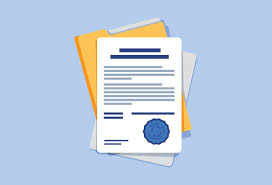
#> input picture images (2).jpeg, 272 x 185 px, given in place of the camera
$ python main.py
#> lines starting #> are read from the running program, lines starting #| are printed output that depends on the picture; after the words box and inside, x2 and y2 are one past the last pixel; in counts of white or black regions, pixels touching at a corner belong together
### utlis.py
import cv2
import numpy as np


## TO STACK ALL THE IMAGES IN ONE WINDOW
def stackImages(imgArray, scale, lables=[]):
    rows = len(imgArray)
    cols = len(imgArray[0])
    rowsAvailable = isinstance(imgArray[0], list)
    width = imgArray[0][0].shape[1]
    height = imgArray[0][0].shape[0]
    if rowsAvailable:
        for x in range(0, rows):
            for y in range(0, cols):
                imgArray[x][y] = cv2.resize(imgArray[x][y], (0, 0), None, scale, scale)
                if len(imgArray[x][y].shape) == 2: imgArray[x][y] = cv2.cvtColor(imgArray[x][y], cv2.COLOR_GRAY2BGR)
        imageBlank = np.zeros((height, width, 3), np.uint8)
        hor = [imageBlank] * rows
        hor_con = [imageBlank] * rows
        for x in range(0, rows):
            hor[x] = np.hstack(imgArray[x])
            hor_con[x] = np.concatenate(imgArray[x])
        ver = np.vstack(hor)
        ver_con = np.concatenate(hor)
    else:
        for x in range(0, rows):
            imgArray[x] = cv2.resize(imgArray[x], (0, 0), None, scale, scale)
            if len(imgArray[x].shape) == 2: imgArray[x] = cv2.cvtColor(imgArray[x], cv2.COLOR_GRAY2BGR)
        hor = np.hstack(imgArray)
        hor_con = np.concatenate(imgArray)
        ver = hor
    if len(lables) != 0:
        eachImgWidth = int(ver.shape[1] / cols)
        eachImgHeight = int(ver.shape[0] / rows)
        print(eachImgHeight)
        for d in range(0, rows):
            for c in range(0, cols):
                cv2.rectangle(ver, (c * eachImgWidth, eachImgHeight * d),
                              (c * eachImgWidth + len(lables[d]) * 13 + 27, 30 + eachImgHeight * d), (255, 255, 255),
                              cv2.FILLED)
                cv2.putText(ver, lables[d], (eachImgWidth * c + 10, eachImgHeight * d + 20), cv2.FONT_HERSHEY_COMPLEX,
                            0.7, (255, 0, 255), 2)
    return ver


# [12 lines left out: function reorder, not called in this run]


def biggestContour(contours):
    biggest = np.array([])
    max_area = 0
    for i in contours:
        area = cv2.contourArea(i)
        if area > 5000:
            peri = cv2.arcLength(i, True)
            approx = cv2.approxPolyDP(i, 0.02 * peri, True)
            if area > max_area and len(approx) == 4:
                biggest = approx
                max_area = area
    return biggest, max_area


# [7 lines left out: function drawRectangle, not called in this run]


def nothing(x):
    pass


def initializeTrackbars(intialTracbarVals=0):
    cv2.namedWindow("Trackbars")
    cv2.resizeWindow("Trackbars", 360, 240)
    cv2.createTrackbar("Threshold1", "Trackbars", 200, 255, nothing)
    cv2.createTrackbar("Threshold2", "Trackbars", 200, 255, nothing)


def valTrackbars():
    Threshold1 = cv2.getTrackbarPos("Threshold1", "Trackbars")
    Threshold2 = cv2.getTrackbarPos("Threshold2", "Trackbars")
    src = Threshold1, Threshold2
    return src

### main.py
import cv2
import numpy as np
import utlis

########################################################################
webCamFeed = True
pathImage = "page1.jpg"
cap = cv2.VideoCapture(0)
cap.set(10, 160)
heightImg = 640
widthImg = 480
########################################################################

utlis.initializeTrackbars()
count = 0

while True:

    if webCamFeed:
        success, img = cap.read()
#> img is the input picture: shape (185, 272, 3); mean B, G, R 227.5, 205.8, 189.7
    else:
        img = cv2.imread(pathImage)
    img = cv2.resize(img, (widthImg, heightImg))  # RESIZE IMAGE
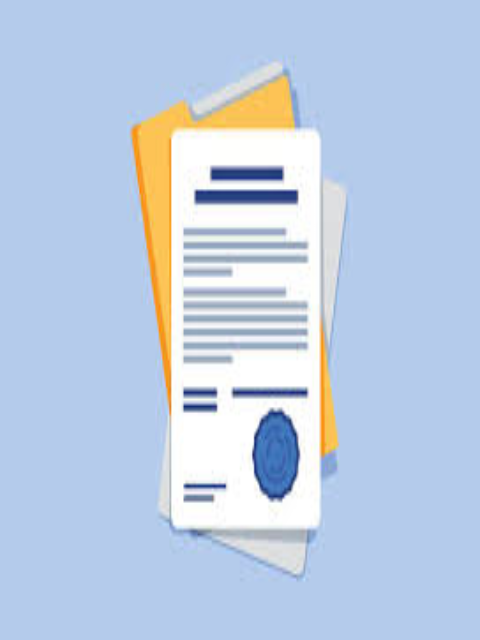
#> img: shape (640, 480, 3); mean B, G, R 227.5, 205.8, 189.7
    imgBlank = np.zeros((heightImg, widthImg, 3), np.uint8)  # CREATE A BLANK IMAGE FOR TESTING DEBUGING IF REQUIRED
    imgGray = cv2.cvtColor(img, cv2.COLOR_BGR2GRAY)  # CONVERT IMAGE TO GRAY SCALE
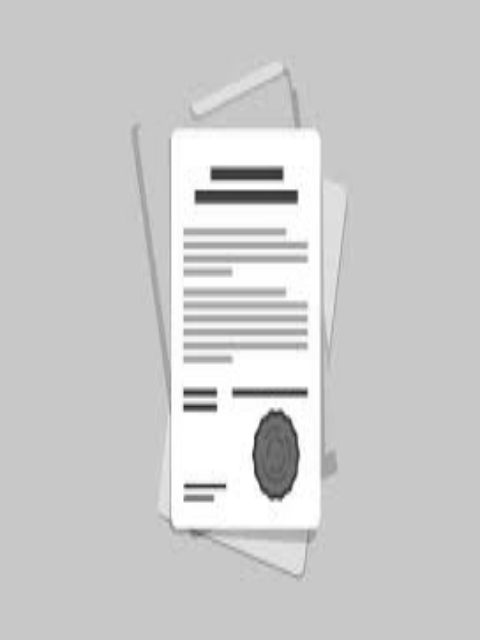
#> imgGray: shape (640, 480); min 38, max 255, mean 203.6
    imgBlur = cv2.GaussianBlur(imgGray, (5, 5), 1)  # ADD GAUSSIAN BLUR
    thres = utlis.valTrackbars()  # GET TRACK BAR VALUES FOR THRESHOLDS
    imgThreshold = cv2.Canny(imgBlur, thres[0], thres[1])  # APPLY CANNY BLUR
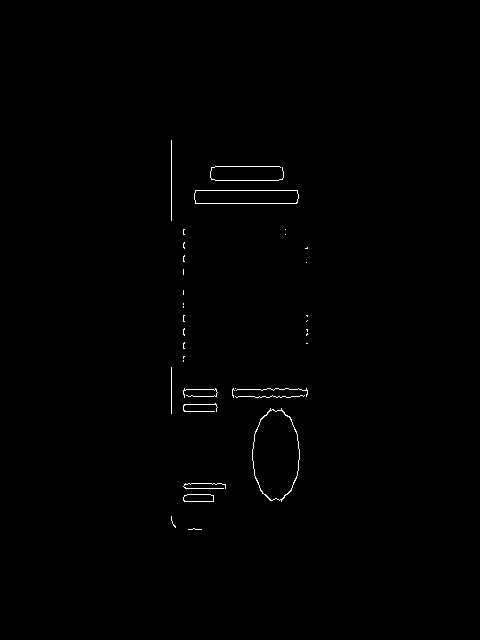
#> imgThreshold: shape (640, 480); 0.45% white in thin lines or dots, all inside (x1, y1, x2, y2) = (171, 140, 308, 530)
    kernel = np.ones((5, 5))
    imgDial = cv2.dilate(imgThreshold, kernel, iterations=2)  # APPLY DILATION
#> imgDial: shape (640, 480); 4.5% white; 16 white regions, largest, box (x1, y1, x2, y2) and area: (248, 404, 304, 506) 2500, (190, 186, 303, 208) 2098, (206, 162, 288, 185) 1556
    imgThreshold = cv2.erode(imgDial, kernel, iterations=1)  # APPLY EROSION
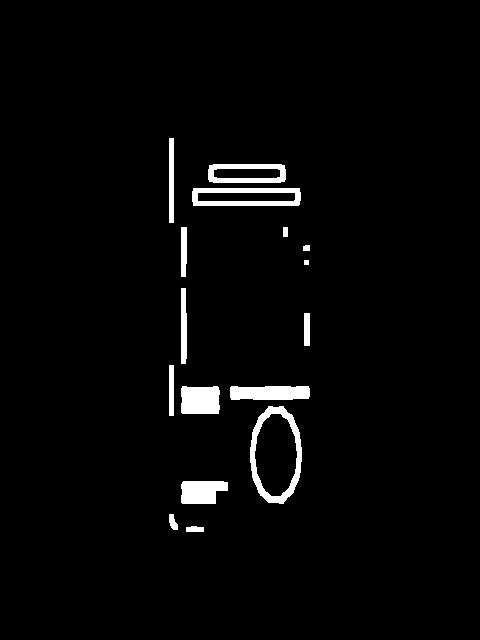
#> imgThreshold: shape (640, 480); 2.7% white; 16 white regions

    ## FIND ALL COUNTOURS
    imgContours = img.copy()  # COPY IMAGE FOR DISPLAY PURPOSES
    imgBigContour = img.copy()  # COPY IMAGE FOR DISPLAY PURPOSES
    contours, hierarchy = cv2.findContours(imgThreshold, cv2.RETR_EXTERNAL,
                                           cv2.CHAIN_APPROX_SIMPLE)  # FIND ALL CONTOURS
#> contours = 16 contours, 1 with area under 20; largest, box (x1, y1, x2, y2) and area: (250, 406, 302, 504) 3925, (192, 188, 301, 206) 1822, (208, 164, 286, 183) 1359, (181, 386, 220, 414) 974, (230, 386, 310, 400) 960
    cv2.drawContours(imgContours, contours, -1, (0, 255, 0), 10)  # DRAW ALL DETECTED CONTOURS
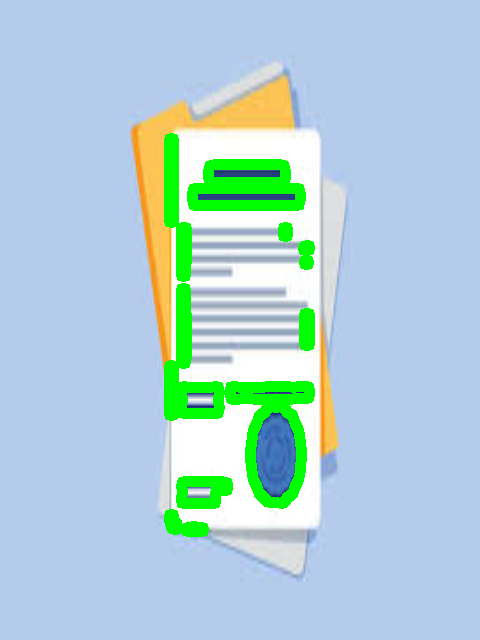
#> imgContours: shape (640, 480, 3); 5.88% of pixels changed, all inside (x1, y1, x2, y2) = (164, 133, 315, 537)

    # FIND THE BIGGEST COUNTOUR
    biggest, maxArea = utlis.biggestContour(contours)  # FIND THE BIGGEST CONTOUR
#> the loop in biggestContour, `for i in contours:` made 16 passes
#> area on passes 1, 2, 3, 4, 5, 6, 9, 11, 13, 14, 15: 74, 78, 843.5, 3925, 960.5, 974.5, 346, 28.5, 232.5, 1821.5, 1359
#> (i, area) on passes 7, 8, 12, 16: ([[169, 365], [169, 415], [173, 415], [173, 365]], 200), ([[304, 313], [304, 345], [309, 345], [309, 313]], 160), ([[283, 227], [283, 236], [287, 236], [287, 227]], 36), ([[169, 138], [169, 222], [173, 222], [173, 138]], 336)
#> after the loop in biggestContour, `for i in contours:`: biggest = empty array; max_area = 0
#> biggest = empty array; maxArea = 0
    if biggest.size != 0:
        biggest = utlis.reorder(biggest)
        cv2.drawContours(imgBigContour, biggest, -1, (0, 255, 0), 20)  # DRAW THE BIGGEST CONTOUR
        imgBigContour = utlis.drawRectangle(imgBigContour, biggest, 2)
        pts1 = np.float32(biggest)  # PREPARE POINTS FOR WARP
        pts2 = np.float32([[0, 0], [widthImg, 0], [0, heightImg], [widthImg, heightImg]])  # PREPARE POINTS FOR WARP
        matrix = cv2.getPerspectiveTransform(pts1, pts2)
        imgWarpColored = cv2.warpPerspective(img, matrix, (widthImg, heightImg))

        # REMOVE 20 PIXELS FORM EACH SIDE
        imgWarpColored = imgWarpColored[20:imgWarpColored.shape[0] - 20, 20:imgWarpColored.shape[1] - 20]
        imgWarpColored = cv2.resize(imgWarpColored, (widthImg, heightImg))

        # APPLY ADAPTIVE THRESHOLD
        imgWarpGray = cv2.cvtColor(imgWarpColored, cv2.COLOR_BGR2GRAY)
        imgAdaptiveThre = cv2.adaptiveThreshold(imgWarpGray, 255, 1, 1, 7, 2)
        imgAdaptiveThre = cv2.bitwise_not(imgAdaptiveThre)
        imgAdaptiveThre = cv2.medianBlur(imgAdaptiveThre, 3)

        # Image Array for Display
        imageArray = ([img, imgGray, imgThreshold, imgContours],
                      [imgBigContour, imgWarpColored, imgWarpGray, imgAdaptiveThre])

    else:
        imageArray = ([img, imgGray, imgThreshold, imgContours],
                      [imgBlank, imgBlank, imgBlank, imgBlank])

    # LABELS FOR DISPLAY
    lables = [["Original", "Gray", "Threshold", "Contours"],
              ["Biggest Contour", "Warp Prespective", "Warp Gray", "Adaptive Threshold"]]

    stackedImage = utlis.stackImages(imageArray, 0.75, lables)
#> in stackImages, `rows = len(imgArray)`: rows = 2
#> in stackImages, `cols = len(imgArray[0])`: cols = 4
#> in stackImages, `rowsAvailable = isinstance(imgArray[0], list)`: rowsAvailable = True
#> in stackImages, `hor = [imageBlank] * rows`: hor = 2 items
#> in stackImages, `ver = np.vstack(hor)`:
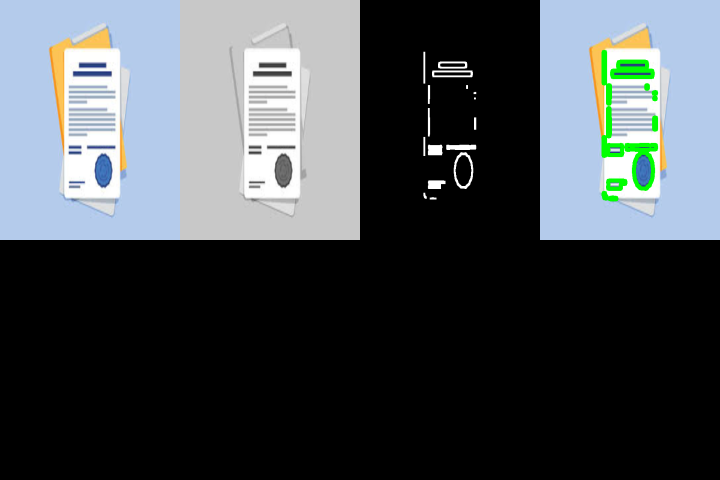
#> ver: shape (960, 1440, 3) (shown at 1/2 size); mean of channels 0, 1, 2 81.6, 78.1, 72.2; drawn as B, G, R
#> in stackImages, `eachImgWidth = int(ver.shape[1] / cols)`: eachImgWidth = 360
#> in stackImages, `eachImgHeight = int(ver.shape[0] / rows)`: eachImgHeight = 480
#| 480
#> after the loop in stackImages, `for d in range(0, rows):`:
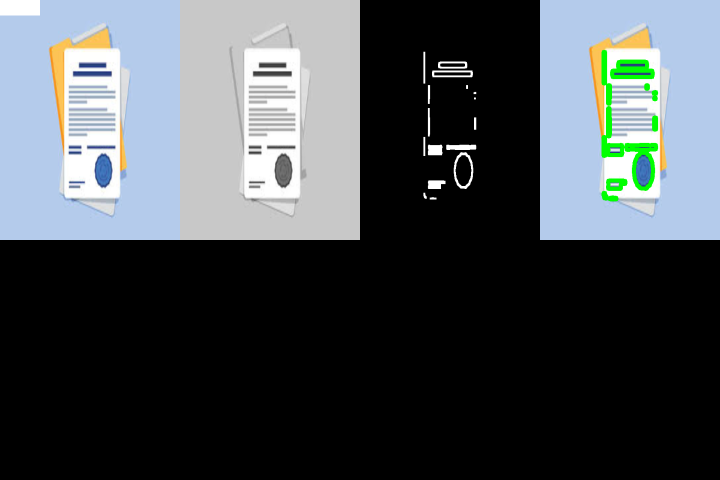
#> ver: shape (960, 1440, 3) (shown at 1/2 size); 0.18% of pixels changed, all inside (x1, y1, x2, y2) = (0, 0, 80, 31); drawn as B, G, R
#> (the run stopped early here; a loop or call above may not have finished)
